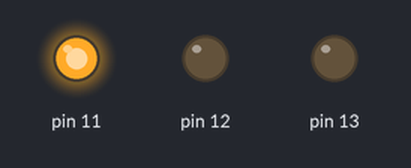
Bench run of a sketch on a simulated Arduino Uno, built with avr-gcc and run on an emulated ATmega328P. Shown: output pins drawn as LEDs (lit = HIGH).

Above: at 1.0 s.
At 2.5 s:
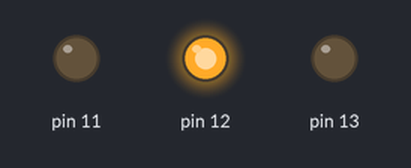
At 4.0 s:
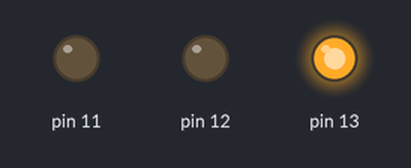
Timing chart, 0 to 6.5 s (numbered marks = the images above):
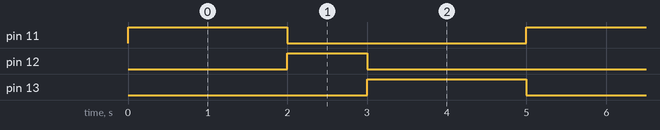

Measured:
- by itself, pin 11, pin 13: alternates HIGH for 2.0 s and LOW for 3.0 s
- by itself, pin 12: alternates HIGH for 1.0 s and LOW for 4.0 s
- by itself, everything shown: repeats every 5.0 s, in 4 steps

The sketch:

chapter-2.2.3.ino
```cpp
void setup() {
  pinMode(11, OUTPUT);    // 11번 핀을 출력모드로 설정
  pinMode(12, OUTPUT);    // 12번 핀을 출력모드로 설정
  pinMode(13, OUTPUT);    // 13번 핀을 출력모드로 설정
}

void loop() {
  digitalWrite(11, HIGH);   // 11번 핀에 전압 공급
  delay(2000);              // 2초 동안 유지
  digitalWrite(11, LOW);    // 11번 핀에 전압 차단
  digitalWrite(12, HIGH);   // 12번 핀에 전압 공급
  delay(1000);              // 1초 동안 유지
  digitalWrite(12, LOW);    // 12번 핀에 전압 차단
  digitalWrite(13, HIGH);   // 13번 핀에 전압 공급
  delay(2000);              // 2초 동안 유지
  digitalWrite(13, LOW);    // 13번 핀에 전압 차단
}
```
